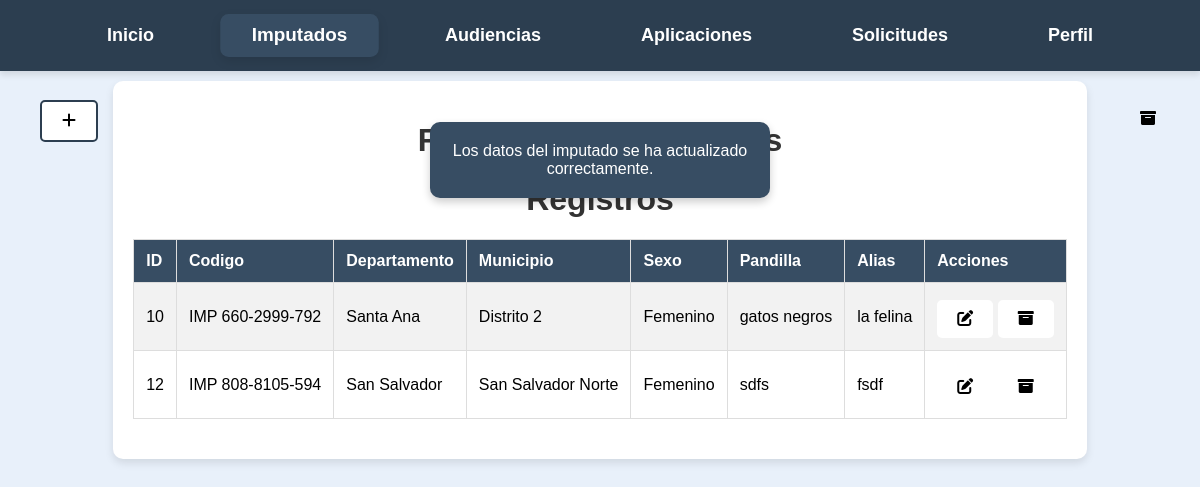
/Casos/imputados/tabladeimputados.php?message=exito (signed in), run on the app's committed database.
### tables this page shows
CREATE TABLE `imputados` (
  `id` int(6) UNSIGNED NOT NULL,
  `codigo` varchar(20) NOT NULL,
  `apellido` varchar(50) NOT NULL,
  `nombre` varchar(50) NOT NULL,
  `fecha_nacimiento` date NOT NULL,
  `dui` varchar(10) NOT NULL,
  `departamento` varchar(50) NOT NULL,
  `distrito` varchar(50) NOT NULL,
  `direccion` text NOT NULL,
  `madre` varchar(100) NOT NULL,
  `padre` varchar(100) NOT NULL,
  `pandilla` varchar(50) NOT NULL,
  `alias` varchar(50) NOT NULL,
  `sexo` varchar(20) NOT NULL
);

### Casos/imputados/tabladeimputados.php (the view, shortened to what this page needs)
<?php
$servername = "localhost";
$username = "root";
$password = "";
$dbname = "legalcc";
$conn = new mysqli($servername, $username, $password, $dbname);
$user_id = $_SESSION['user_id'];
$sql = "SELECT tipo FROM usuarios WHERE id = ?";
$stmt = $conn->prepare($sql);
$stmt->bind_param("i", $user_id);
$stmt->execute();
$stmt->bind_result($tipo_usuario);
?>
<?php
$servername = "localhost";
$username = "root";
$password = "";
$dbname = "legalcc";
$encryption_key = 'LegalCC';
$ciphering = "AES-128-CTR";
$options = 0;
$encryption_iv = '1234567891011121';
$conn = new mysqli($servername, $username, $password, $dbname);
$sql = "SELECT * FROM imputados";
$result = $conn->query($sql);
?>
<!DOCTYPE html>
<html lang="es">
<head>
    <link rel="stylesheet" href="https://cdnjs.cloudflare.com/ajax/libs/font-awesome/6.0.0-beta3/css/all.min.css">
</head>
<body>
<a id="botonArribaIzquierda" href="/Casos/imputados/tabla_imputados_achivados.php">
    <i class="fas fa-archive"></i>
</a>
<nav>
<ul>
            <li><a href="/Pagina_principal.php">Inicio</a></li>
            <li>
                <a href="" class="activo">Imputados</a>
            </li>
            <li><a href="/Audiencias/Buscar_Audiencias.php">Audiencias</a></li>
            <li><a href="/apps.php">Aplicaciones</a></li>
            <?php if ($tipo_usuario === 'juez'): ?>
            <li><a href="/Audiencias/ver_solicitudes.php">Solicitudes</a></li>
            <?php endif; ?>
            <li>
                <a href="/formularios/Perfil.php">Perfil</a>
            </li>
        </ul>
    </nav>
    <?php
if (isset($_GET['message']) && $_GET['message'] == 'exito') {
    echo '<div class="message-success" id="message"l>Los datos del imputado se ha actualizado correctamente.</div>';
}
?>
<a class='btn-navega' href='/Casos/imputados/imputado.php' title="Añadir"><i class='fas fa-plus'></i> </a>
    <div class="container">
        <h1>Registros de Imputados</h1>
<?php
if ($result->num_rows > 0) {
    echo "<h1>Registros</h1>";
    echo "<table border='1'>
            <tr>
                <th>ID</th>
                <th>Codigo</th>
                <th>Departamento</th>
                <th>Municipio</th>
                <th>Sexo</th>
                <th>Pandilla</th>
                <th>Alias</th>
                <th>Acciones</th>
            </tr>";
    while ($row = $result->fetch_assoc()) {
        $id = $row['id'];
        $codigo = $row['codigo'];
        $departamento = openssl_decrypt($row['departamento'], $ciphering, $encryption_key, $options, $encryption_iv);
        $distrito = openssl_decrypt($row['distrito'], $ciphering, $encryption_key, $options, $encryption_iv);
        $pandilla = openssl_decrypt($row['pandilla'], $ciphering, $encryption_key, $options, $encryption_iv);
        $alias = openssl_decrypt($row['alias'], $ciphering, $encryption_key, $options, $encryption_iv);
        $sexo = openssl_decrypt($row['sexo'], $ciphering, $encryption_key, $options, $encryption_iv);
        echo "<tr>
                <td>$id</td>
                <td>$codigo</td>
                <td>$departamento</td>
                <td>$distrito</td>
                <td>$sexo</td>
                <td>$pandilla</td>
                <td>$alias</td>
                <td><a class='btn-editar' href='editar.php?id=$id' title='Editar'  >      <i class='fas fa-edit'></i></a>
               <a class='btn-eliminar' href='archivar.php?id=$id' onclick='return confirm(\"¿Estás seguro de que deseas archivar este registro?\");' title='Archivar'><i class='fas fa-archive'></i></a>
                </td>
              </tr>";
    }
    echo "</table>";
} else {
    echo "<center>";
    echo "No hay registros encontrados.";
}
?>
    </div>
</body>
</html>

### Casos/imputados/tabladeimputados.php (style rules this page uses)
body { font-family: 'Bahnschrift', sans-serif; background-color: #e8f0fa; margin: 0; padding: 0; display: flex; flex-direction: column; height: 100vh; }
nav { background-color: #2c3e50; padding: 15px 0; box-shadow: 0 4px 6px rgba(0, 0, 0, 0.1); }
ul { list-style-type: none; margin: 0; padding: 0; display: flex; justify-content: center; gap: 40px; }
ul li { position: relative; }
ul li a { text-decoration: none; color: white; font-size: 18px; font-weight: bold; padding: 10px 30px; display: block; transition: background-color 0.3s ease, transform 0.2s ease; border-radius: 8px; }
.activo { background-color:#374D63; transform: scale(1.05); box-shadow: 0 4px 10px rgba(0, 0, 0, 0.1); }
h1 { text-align: center; color: #333; }
.container { margin-top: 30px; max-width: 1200px; margin: 10px auto; padding: 20px; background-color: #fff; box-shadow: 0 4px 8px rgba(0, 0, 0, 0.1); border-radius: 10px; }
table { width: 100%; border-collapse: collapse; margin-bottom: 20px; }
table, th, td { border: 1px solid #ddd; }
th, td { padding: 12px; text-align: left; }
th { background-color: #374D63; color: white; }
tr:nth-child(even) { background-color: #f2f2f2; }
.btn-eliminar { display: inline-block; padding: 10px 20px; font-size: 16px; color: black; margin-top: 5px; background-color: white; border: none; border-radius: 5px; text-decoration: none; text-align: center; transition: background-color 0.3s ease, transform 0.3s ease; cursor: pointer; }
.btn-editar { display: inline-block; padding: 10px 20px; font-size: 16px; color: black; background-color: white; border: none; border-radius: 5px; text-decoration: none; text-align: center; transition: background-color 0.3s ease, transform 0.3s ease; cursor: pointer; }
.btn-navega { position: fixed; display: inline-block; padding: 10px 20px; font-size: 16px; color: black; background-color: white; border: 2px solid #2c3e50; margin-top: 100px; margin-left: 40px; border-radius: 5px; text-decoration: none; text-align: center; transition: background-color 0.3s ease, transform 0.3s ease; cursor: pointer; }
.message-success { position: fixed; top: 20%; left: 50%; transform: translate(-50%, -50%); background-color: #374D63; color: white; padding: 20px; box-shadow: 0 4px 8px rgba(0, 0, 0, 0.2); border-radius: 10px; text-align: center; z-index: 1000; width: 300px; }
#botonArribaIzquierda { position: relative; display: inline-block; position: fixed; top: 20px; left: 20px; padding: 10px 20px; color: black; text-decoration: none; border-radius: 5px; font-family: Bahnschrift; font-size: 16px; transition: background-color 0.3s, color 0.3s; margin-left: 1100px; margin-top: 80px; }

### data on the page
imputados: id "10", codigo "IMP 660-2999-792", departamento "Santa Ana", distrito "Distrito 2", sexo "Femenino", pandilla "gatos negros", alias "la felina"
imputados: id "12", codigo "IMP 808-8105-594", departamento "San Salvador", distrito "San Salvador Norte", sexo "Femenino", pandilla "sdfs", alias "fsdf"
